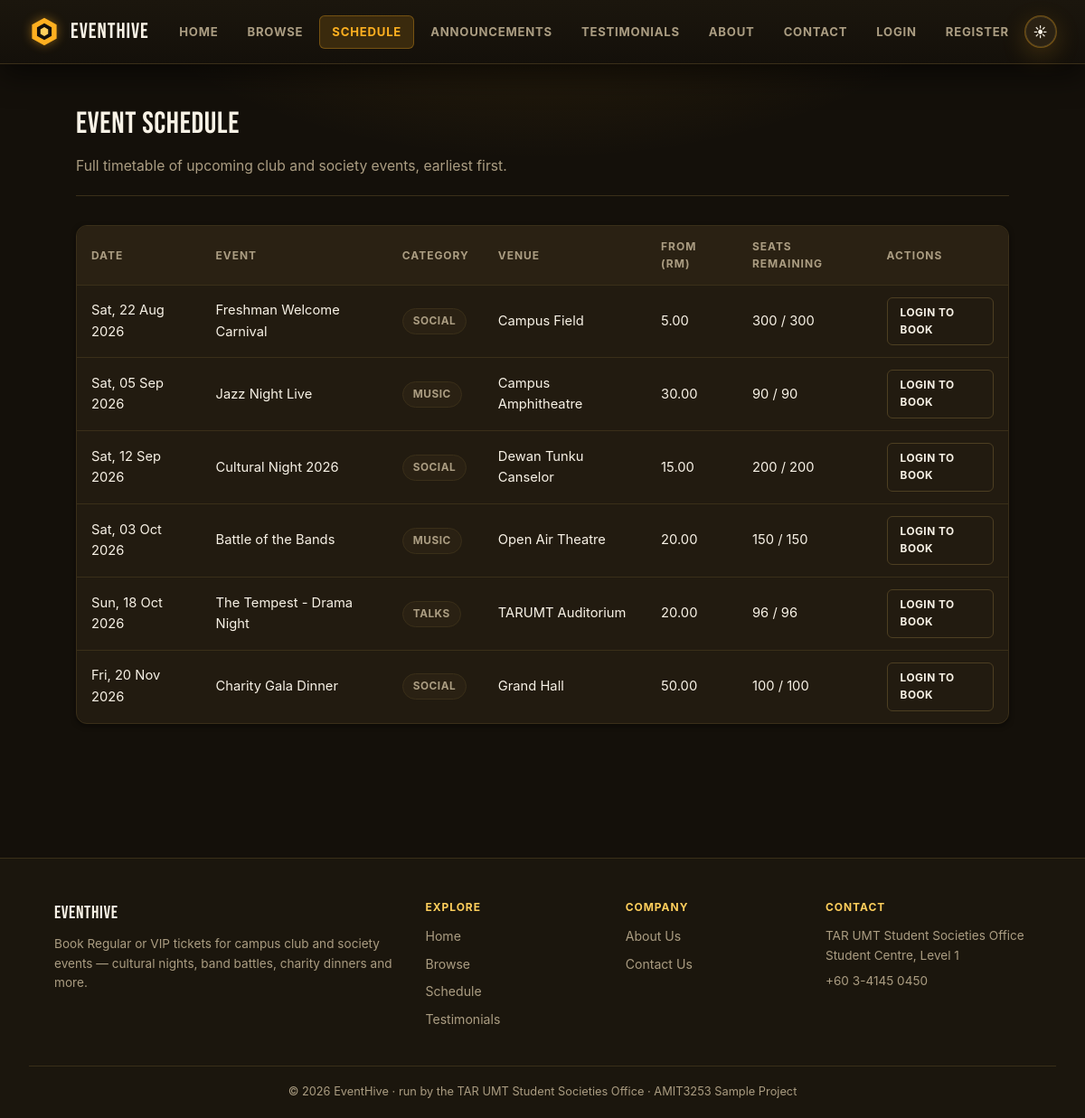
Page /schedule.php on the committed database.
### tables this page shows
CREATE TABLE events (
  id INT AUTO_INCREMENT PRIMARY KEY,
  event_name VARCHAR(150) NOT NULL,
  event_date DATE NOT NULL,
  venue VARCHAR(150) NOT NULL,
  category VARCHAR(50) NOT NULL DEFAULT 'Social',
  image_url VARCHAR(500) NULL,
  has_seating TINYINT(1) NOT NULL DEFAULT 0,
  seat_rows INT NULL,
  seats_per_row INT NULL
);

### auth.php (called while the page is built, shortened)
<?php
function current_user_id() {
    return $_SESSION['user_id'] ?? null;
}

### schedule.php (the view, shortened to what this page needs)
<?php
require 'config.php';
require 'auth.php';
$events = $conn->query('
    SELECT e.*, COALESCE(SUM(tt.total_tickets), 0) AS total_tickets,
           COALESCE(SUM(tt.tickets_sold), 0) AS tickets_sold,
           COALESCE(SUM(tt.total_tickets - tt.tickets_sold), 0) AS remaining,
           MIN(tt.price) AS min_price
    FROM events e
    LEFT JOIN ticket_tiers tt ON tt.event_id = e.id
    GROUP BY e.id
    ORDER BY e.event_date
')->fetch_all(MYSQLI_ASSOC);
require 'partials/header.php';
?>
<div class="page-header">
<h1>Event Schedule</h1>
<p>Full timetable of upcoming club and society events, earliest first.</p>
</div>
<?php if (empty($events)): ?>
<div class="empty-state">
<div class="empty-state-icon">&#128197;</div>
<p>No events scheduled yet.</p>
</div>
<?php else: ?>
<table>
<tr><th>Date</th><th>Event</th><th>Category</th><th>Venue</th><th>From (RM)</th><th>Seats Remaining</th><th>Actions</th></tr>
<?php foreach ($events as $e): ?>
<tr>
<td><?= htmlspecialchars(date('D, d M Y', strtotime($e['event_date']))) ?></td>
<td><?= htmlspecialchars($e['event_name']) ?></td>
<td><span class="badge badge-neutral"><?= htmlspecialchars($e['category']) ?></span></td>
<td><?= htmlspecialchars($e['venue']) ?></td>
<td><?= number_format((float)$e['min_price'], 2) ?></td>
<td><?= (int)$e['remaining'] ?> / <?= (int)$e['total_tickets'] ?></td>
<td>
<?php if (current_user_id()): ?>
<a class="btn btn-small" href="create.php?event_id=<?= (int)$e['id'] ?>">Book Now</a>
<?php else: ?>
<a class="btn btn-small btn-secondary" href="login.php">Login to Book</a>
<?php endif; ?>
</td>
</tr>
<?php endforeach; ?>
</table>
<?php endif; ?>
<?php require 'partials/footer.php'; ?>

### partials/header.php (shortened to what this page needs)
<?php
$loggedIn = current_user_id() !== null;
$currentPage = basename($_SERVER['PHP_SELF']);
function nav_active($page, $current) {
    return $page === $current ? ' active' : '';
}
?>
<!DOCTYPE html>
<html>
<head>
<link rel="stylesheet" href="style.css?v=<?= @filemtime(__DIR__ . '/../style.css') ?>">
</head>
<body>
<nav class="navbar">
<a class="brand" href="index.php">
EventHive</a>
<div class="nav-links">
<a href="index.php" class="<?= trim(nav_active('index.php', $currentPage)) ?>">Home</a>
<a href="browse.php" class="<?= trim(nav_active('browse.php', $currentPage)) ?>">Browse</a>
<a href="schedule.php" class="<?= trim(nav_active('schedule.php', $currentPage)) ?>">Schedule</a>
<a href="announcements.php" class="<?= trim(nav_active('announcements.php', $currentPage)) ?>">Announcements</a>
<a href="testimonials.php" class="<?= trim(nav_active('testimonials.php', $currentPage)) ?>">Testimonials</a>
<a href="about.php" class="<?= trim(nav_active('about.php', $currentPage)) ?>">About</a>
<a href="contact.php" class="<?= trim(nav_active('contact.php', $currentPage)) ?>">Contact</a>
<?php if ($loggedIn): ?>
<div class="user-menu">
<button type="button" class="nav-user user-menu-trigger" aria-haspopup="true" aria-expanded="false">
<span class="user-avatar"><?= htmlspecialchars(mb_strtoupper(mb_substr(current_user_name(), 0, 1))) ?></span> Hi, <?= htmlspecialchars(current_user_name()) ?>
</button>
<div class="user-menu-dropdown">
<a href="account.php">My Account</a>
<a href="logout.php">Logout</a>
</div>
</div>
<?php else: ?>
<a href="login.php">Login</a>
<a href="register.php">Register</a>
<?php endif; ?>
<button id="theme-toggle" class="theme-toggle" type="button" aria-label="Toggle dark mode">&#9728;</button>
</div>
</nav>
<main class="container">

### partials/footer.php (shortened to what this page needs)
</main>
<footer class="site-footer">
<div class="footer-grid">
<div class="footer-brand">
<div class="footer-brand-name">EventHive</div>
<p>Book Regular or VIP tickets for campus club and society events &mdash; cultural nights, band battles, charity dinners and more.</p>
</div>
<div class="footer-links">
<h4>Explore</h4>
<a href="index.php">Home</a>
<a href="browse.php">Browse</a>
<a href="schedule.php">Schedule</a>
<a href="testimonials.php">Testimonials</a>
</div>
<div class="footer-links">
<h4>Company</h4>
<a href="about.php">About Us</a>
<a href="contact.php">Contact Us</a>
</div>
<div class="footer-links">
<h4>Contact</h4>
<p>TAR UMT Student Societies Office<br>Student Centre, Level 1</p>
<p>+60 3-4145 0450</p>
</div>
</div>
<div class="footer-bottom">
<p>&copy; <?= date('Y') ?> EventHive &middot; run by the TAR UMT Student Societies Office &middot; AMIT3253 Sample Project</p>
</div>
</footer>
</body>
</html>

### rows in the picture
events: event_date "Sat, 22 Aug 2026", event_name "Freshman Welcome Carnival", category "SOCIAL", venue "Campus Field", min_price "5.00", remaining "300", total_tickets "300"
events: event_date "Sat, 05 Sep 2026", event_name "Jazz Night Live", category "MUSIC", venue "Campus Amphitheatre", min_price "30.00", remaining "90", total_tickets "90"
events: event_date "Sat, 12 Sep 2026", event_name "Cultural Night 2026", category "SOCIAL", venue "Dewan Tunku Canselor", min_price "15.00", remaining "200", total_tickets "200"
events: event_date "Sat, 03 Oct 2026", event_name "Battle of the Bands", category "MUSIC", venue "Open Air Theatre", min_price "20.00", remaining "150", total_tickets "150"
events: event_date "Sun, 18 Oct 2026", event_name "The Tempest - Drama Night", category "TALKS", venue "TARUMT Auditorium", min_price "20.00", remaining "96", total_tickets "96"
events: event_date "Fri, 20 Nov 2026", event_name "Charity Gala Dinner", category "SOCIAL", venue "Grand Hall", min_price "50.00", remaining "100", total_tickets "100"
